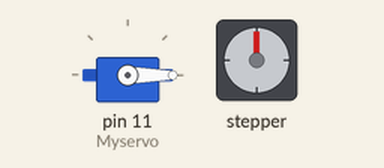
A sketch run on a simulated Arduino Uno, built with avr-gcc and run on an emulated ATmega328P. Shown: servo, stepper motor. Stepper angles assume 200 steps per turn.

Above: at 0.05 s.
At 3.0 s:
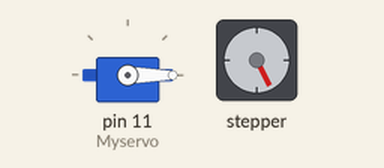
At 5.95 s:
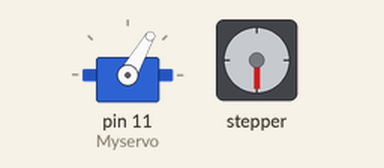
At 11.9 s:
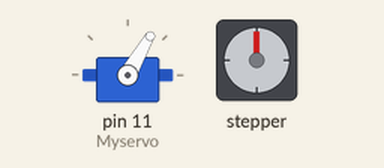
Timing chart, 0 to 18.1 s (numbered marks = the images above):
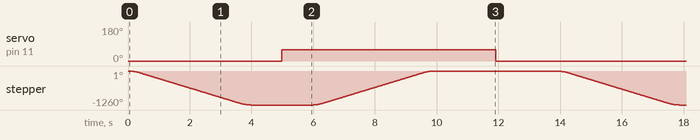

Measured:
- by itself, servo on pin 11 (Myservo): alternates 60° for 6.9 s and 0° for 6.9 s
- by itself, stepper: turns 1260° counter-clockwise in 3.9 s, then 1260° clockwise in 3.9 s, repeating every 13.9 s

The sketch:

stepper_test.ino
```cpp
#include <AccelStepper.h>
#include<Servo.h>
Servo Myservo;
// Define stepper motor connections and motor interface type. Motor interface type must be set to 1 when using a driver:
#define dirPin1 8
#define stepPin1 9
#define dirPin2 5
#define stepPin2 6
#define motorInterfaceType 1

// Create a new instance of the AccelStepper class:
AccelStepper stepper1 = AccelStepper(motorInterfaceType, stepPin1, dirPin1);
AccelStepper stepper2 = AccelStepper(motorInterfaceType, stepPin2, dirPin2);

void setup() {
  // Set the maximum speed and acceleration:
  stepper1.setMaxSpeed(200);
  stepper1.setAcceleration(500);
  stepper2.setMaxSpeed(500);
  stepper2.setAcceleration(500);
  Myservo.attach(11);
}

void loop() {
  // Set the target position:
  Myservo.write(0);
  stepper1.moveTo(-700);
  // Run to target position with set speed and acceleration/deceleration:
  stepper1.runToPosition();

 // delay(1000);

  // Move back to zero:
  //stepper2.moveTo(2000);
  //stepper2.runToPosition();
  delay(1000);
  Myservo.write(60);
  delay(1000);
//     Move back to zero:
  //stepper2.moveTo(000);
  //stepper2.runToPosition();
  stepper1.moveTo(00);
  // Run to target position with set speed and acceleration/deceleration:
  stepper1.runToPosition();
  delay(1000);
  //stepper2.moveTo(2000);
  //stepper2.runToPosition();
  delay(1000);
  Myservo.write(0);
  delay(1000);
  //stepper2.moveTo(000);
  //stepper2.runToPosition();
  delay(1000);


}
```
